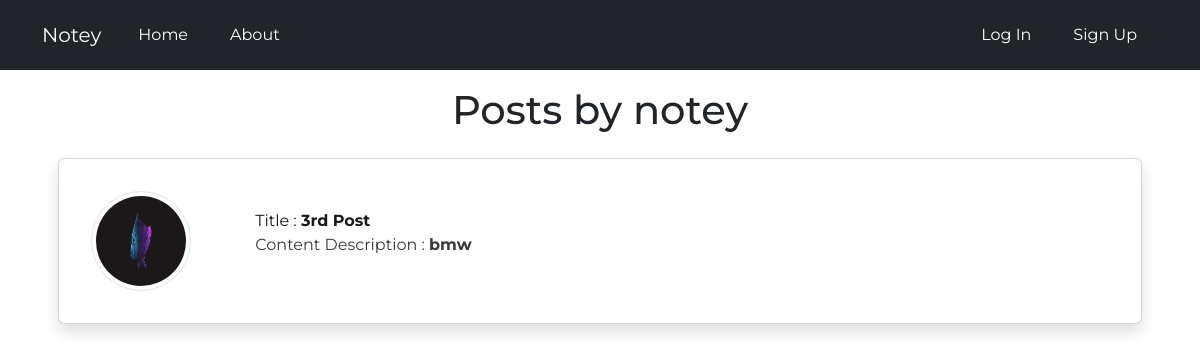
Screenshot of /user/notey with the database file from the repository.
### mainapp/models.py (models this page shows, shortened)
class Post(models.Model):
    title = models.CharField(max_length=100)
    file = models.FileField(null=True, blank=True, upload_to='Files')
    content = models.TextField()
    date_posted = models.DateTimeField(default=timezone.now)
    author = models.ForeignKey(User, on_delete=models.CASCADE)

### users/models.py (models this page shows, shortened)
class Profile(models.Model):
    user = models.OneToOneField(User, on_delete=models.CASCADE)
    image = models.ImageField(default="default.jpg", upload_to='profile_images')

### mainapp/views.py (the view)
# urls.py: path('user/<str:username>', UserPostListView.as_view(), name='user_post'),
class UserPostListView(ListView):
    model = Post
    template_name = 'mainapp/user_posts.html'
    context_object_name = 'posts'
    paginate_by = 3
    def get_queryset(self):
        user = get_object_or_404(User, username=self.kwargs.get('username'))
        return Post.objects.filter(author=user).order_by('-date_posted')

### templates/mainapp/user_posts.html (shortened to what this page needs)
{% extends 'mainapp/base.html' %}
{% block body %}
<h1 class="m-3 text-center">Posts by {{ view.kwargs.username }} </h1>
    {% for post in posts %}
    <div class="container mt-4 mb-4 ">
<div class="card shadow m-3 p-4" >
    <div class="row g-0" style="align-items: center;">
      <div class="col-md-2">
          <img src="{{ post.author.profile.image.url }}" class="img-thumbnail  mx-2 my-2"
          style="height: 100px; width: 100px; border-radius: 80px;" alt="image">
      </div>
      <div class="col-md-10">
            <a class="article-title" href="{% url 'post_details' post.id %}">Title : <strong> {{ post.title }}</strong></a>
            <p class="article-content">Content Description : <strong>{{ post.content }}</strong>
      </div>
    </div>
  </div>
    </div>
    {% endfor %}
{% endblock  %}

### rows the page displays
Post: author.profile.image (picture), title "3rd Post", content "bmw"

### other values shown
{{ view.kwargs.username }} "notey"
